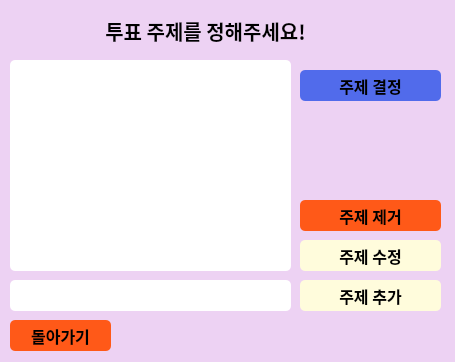
<?xml version="1.0" encoding="UTF-8"?>
<ui version="4.0">
 <class>Dialog</class>
 <widget class="QDialog" name="Dialog">
  <property name="geometry">
   <rect>
    <x>0</x>
    <y>0</y>
    <width>455</width>
    <height>362</height>
   </rect>
  </property>
  <property name="windowTitle">
   <string>Dialog</string>
  </property>
  <widget class="QLabel" name="label">
   <property name="geometry">
    <rect>
     <x>0</x>
     <y>0</y>
     <width>841</width>
     <height>401</height>
    </rect>
   </property>
   <property name="styleSheet">
    <string notr="true">background-color : #EDD2F3;</string>
   </property>
   <property name="text">
    <string/>
   </property>
   <property name="indent">
    <number>-1</number>
   </property>
  </widget>
  <widget class="QLabel" name="voteLabel">
   <property name="geometry">
    <rect>
     <x>-50</x>
     <y>0</y>
     <width>511</width>
     <height>61</height>
    </rect>
   </property>
   <property name="font">
    <font>
     <family>Noto Sans CJK KR Black</family>
     <pointsize>15</pointsize>
     <weight>75</weight>
     <bold>true</bold>
    </font>
   </property>
   <property name="text">
    <string>투표 주제를 정해주세요!</string>
   </property>
   <property name="alignment">
    <set>Qt::AlignCenter</set>
   </property>
  </widget>
  <widget class="QListWidget" name="subjectList">
   <property name="geometry">
    <rect>
     <x>10</x>
     <y>60</y>
     <width>281</width>
     <height>211</height>
    </rect>
   </property>
   <property name="font">
    <font>
     <family>Noto Sans CJK KR Black</family>
     <weight>75</weight>
     <bold>true</bold>
    </font>
   </property>
   <property name="styleSheet">
    <string notr="true">border-radius : 5px;
background-color : #ffffff;
border-color : #000000;</string>
   </property>
  </widget>
  <widget class="QPushButton" name="nextBtn">
   <property name="geometry">
    <rect>
     <x>300</x>
     <y>70</y>
     <width>141</width>
     <height>31</height>
    </rect>
   </property>
   <property name="font">
    <font>
     <family>Noto Sans CJK KR Black</family>
     <pointsize>12</pointsize>
     <weight>75</weight>
     <bold>true</bold>
    </font>
   </property>
   <property name="styleSheet">
    <string notr="true">background-color : #516BEB;
border-radius : 5px;</string>
   </property>
   <property name="text">
    <string>주제 결정</string>
   </property>
  </widget>
  <widget class="QPushButton" name="removeBtn">
   <property name="geometry">
    <rect>
     <x>300</x>
     <y>200</y>
     <width>141</width>
     <height>31</height>
    </rect>
   </property>
   <property name="font">
    <font>
     <family>Noto Sans CJK KR Black</family>
     <pointsize>12</pointsize>
     <weight>75</weight>
     <bold>true</bold>
    </font>
   </property>
   <property name="styleSheet">
    <string notr="true">background-color : rgb(255, 89, 24);
border-radius : 5px;</string>
   </property>
   <property name="text">
    <string>주제 제거</string>
   </property>
  </widget>
  <widget class="QPushButton" name="addBtn">
   <property name="geometry">
    <rect>
     <x>300</x>
     <y>280</y>
     <width>141</width>
     <height>31</height>
    </rect>
   </property>
   <property name="font">
    <font>
     <family>Noto Sans CJK KR Black</family>
     <pointsize>12</pointsize>
     <weight>75</weight>
     <bold>true</bold>
    </font>
   </property>
   <property name="styleSheet">
    <string notr="true">background-color : #FFFCDC;
border-radius : 5px;</string>
   </property>
   <property name="text">
    <string>주제 추가</string>
   </property>
  </widget>
  <widget class="QPushButton" name="editBtn">
   <property name="geometry">
    <rect>
     <x>300</x>
     <y>240</y>
     <width>141</width>
     <height>31</height>
    </rect>
   </property>
   <property name="font">
    <font>
     <family>Noto Sans CJK KR Black</family>
     <pointsize>12</pointsize>
     <weight>75</weight>
     <bold>true</bold>
    </font>
   </property>
   <property name="styleSheet">
    <string notr="true">background-color : #FFFCDC;
border-radius : 5px;</string>
   </property>
   <property name="text">
    <string>주제 수정</string>
   </property>
  </widget>
  <widget class="QPushButton" name="goBackBtn">
   <property name="geometry">
    <rect>
     <x>10</x>
     <y>320</y>
     <width>101</width>
     <height>31</height>
    </rect>
   </property>
   <property name="font">
    <font>
     <family>Noto Sans CJK KR Black</family>
     <pointsize>12</pointsize>
     <weight>75</weight>
     <bold>true</bold>
    </font>
   </property>
   <property name="styleSheet">
    <string notr="true">background-color : rgb(255, 89, 24);
border-radius : 5px;</string>
   </property>
   <property name="text">
    <string>돌아가기</string>
   </property>
  </widget>
  <widget class="QLineEdit" name="subjectInput">
   <property name="geometry">
    <rect>
     <x>10</x>
     <y>280</y>
     <width>281</width>
     <height>31</height>
    </rect>
   </property>
   <property name="font">
    <font>
     <family>Noto Sans CJK KR Black</family>
     <pointsize>12</pointsize>
     <weight>75</weight>
     <bold>true</bold>
    </font>
   </property>
   <property name="styleSheet">
    <string notr="true">border-radius : 5px;
background-color : white;</string>
   </property>
  </widget>
 </widget>
 <resources/>
 <connections/>
</ui>
